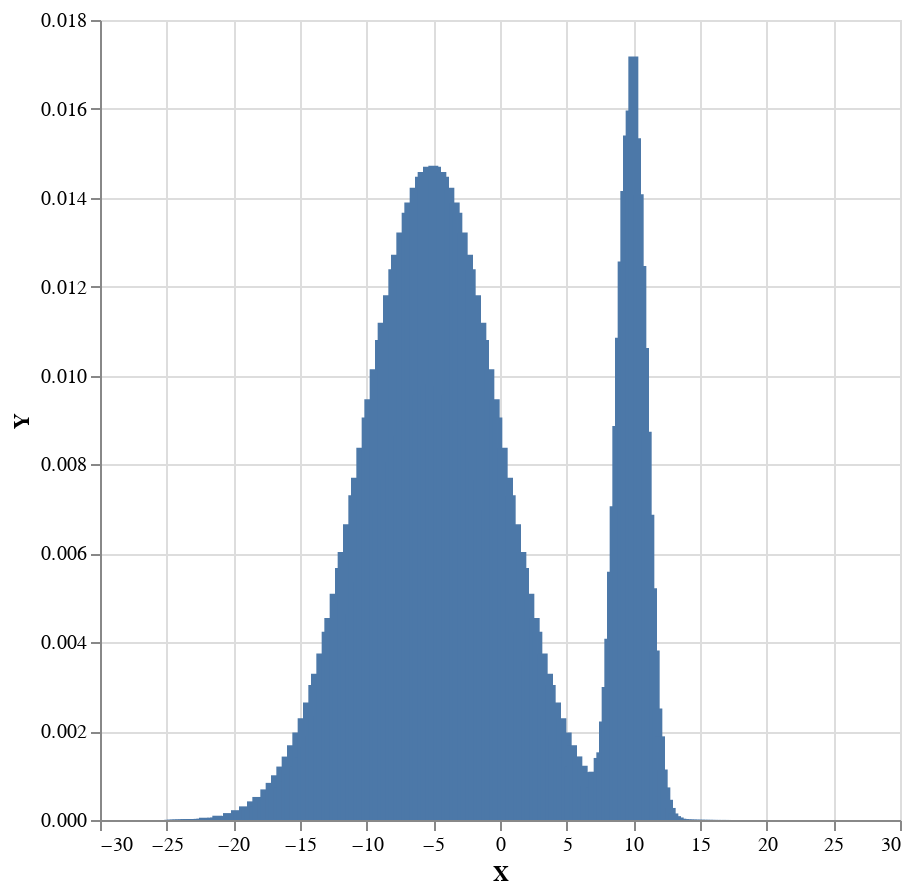

The notebook cell this image was saved under:
### Markdown cell above
This will work for any distribution in principle, but in practice it is unfeasibly slow for complex distributions. That said, quite a few interesting distributions can be expressed, like this mixture of Gaussians:

### Code cell
model2 = do
    p <- bernoulli 0.2
    if p then normal 10 1 else normal (-5) 5

plot $ histogram 250 0.2 model2

### Figure 1 — Vega-Lite specification as saved in the notebook (floating-point values rounded to 4 significant figures; data arrays with more than 128 entries replaced by an {"elided": "..."} marker saying what was removed)
{"$schema": "https://vega.github.io/schema/vega-lite/v4.json", "data": {"values": {"elided": "250 records"}}, "encoding": {"x": {"field": "X", "type": "quantitative"}, "y": {"field": "Y", "type": "quantitative"}}, "height": 400, "mark": "bar", "width": 400}
